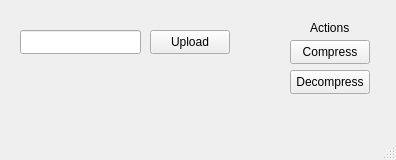
<?xml version="1.0" encoding="UTF-8"?>
<ui version="4.0">
 <class>MainWindow</class>
 <widget class="QMainWindow" name="MainWindow">
  <property name="geometry">
   <rect>
    <x>0</x>
    <y>0</y>
    <width>396</width>
    <height>160</height>
   </rect>
  </property>
  <property name="windowTitle">
   <string>File Compressor</string>
  </property>
  <widget class="QWidget" name="centralwidget">
   <widget class="QPushButton" name="pushButton">
    <property name="geometry">
     <rect>
      <x>290</x>
      <y>40</y>
      <width>80</width>
      <height>24</height>
     </rect>
    </property>
    <property name="text">
     <string>Compress</string>
    </property>
   </widget>
   <widget class="QPushButton" name="pushButton_2">
    <property name="geometry">
     <rect>
      <x>290</x>
      <y>70</y>
      <width>80</width>
      <height>24</height>
     </rect>
    </property>
    <property name="text">
     <string>Decompress</string>
    </property>
   </widget>
   <widget class="QLineEdit" name="lineEdit">
    <property name="geometry">
     <rect>
      <x>20</x>
      <y>30</y>
      <width>121</width>
      <height>24</height>
     </rect>
    </property>
   </widget>
   <widget class="QPushButton" name="pushButton_3">
    <property name="geometry">
     <rect>
      <x>150</x>
      <y>30</y>
      <width>80</width>
      <height>24</height>
     </rect>
    </property>
    <property name="text">
     <string>Upload</string>
    </property>
   </widget>
   <widget class="QLabel" name="label">
    <property name="geometry">
     <rect>
      <x>310</x>
      <y>20</y>
      <width>49</width>
      <height>16</height>
     </rect>
    </property>
    <property name="text">
     <string>Actions</string>
    </property>
   </widget>
  </widget>
  <widget class="QMenuBar" name="menubar">
   <property name="geometry">
    <rect>
     <x>0</x>
     <y>0</y>
     <width>396</width>
     <height>21</height>
    </rect>
   </property>
  </widget>
  <widget class="QStatusBar" name="statusbar"/>
 </widget>
 <resources/>
 <connections/>
</ui>
